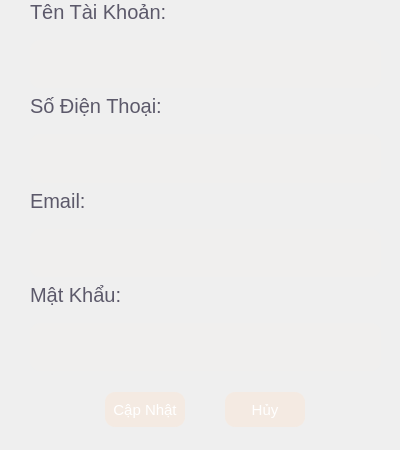
<?xml version="1.0" encoding="UTF-8"?>
<ui version="4.0">
 <class>UpdateProfile</class>
 <widget class="QDialog" name="UpdateProfile">
  <property name="geometry">
   <rect>
    <x>0</x>
    <y>0</y>
    <width>400</width>
    <height>450</height>
   </rect>
  </property>
  <property name="sizePolicy">
   <sizepolicy hsizetype="Fixed" vsizetype="Fixed">
    <horstretch>0</horstretch>
    <verstretch>0</verstretch>
   </sizepolicy>
  </property>
  <property name="minimumSize">
   <size>
    <width>350</width>
    <height>0</height>
   </size>
  </property>
  <property name="maximumSize">
   <size>
    <width>400</width>
    <height>450</height>
   </size>
  </property>
  <property name="windowTitle">
   <string>Dialog</string>
  </property>
  <property name="styleSheet">
   <string notr="true">background: none;</string>
  </property>
  <widget class="QWidget" name="MainData" native="true">
   <property name="geometry">
    <rect>
     <x>30</x>
     <y>0</y>
     <width>351</width>
     <height>371</height>
    </rect>
   </property>
   <property name="styleSheet">
    <string notr="true">QLineEdit{
background: rgba(251, 239, 220, 15);
border-radius: 15px;
color: rgb(80, 77, 89);
selection-background-color: rgba(245, 245, 245, 0);
selection-color:  rgb(80, 77, 89);
}

QLabel {
color: rgb(92, 89, 106);
}</string>
   </property>
   <layout class="QGridLayout" name="gridLayout">
    <property name="sizeConstraint">
     <enum>QLayout::SetDefaultConstraint</enum>
    </property>
    <item row="0" column="0">
     <widget class="QLabel" name="UserName">
      <property name="sizePolicy">
       <sizepolicy hsizetype="Fixed" vsizetype="Fixed">
        <horstretch>0</horstretch>
        <verstretch>0</verstretch>
       </sizepolicy>
      </property>
      <property name="font">
       <font>
        <pointsize>15</pointsize>
       </font>
      </property>
      <property name="text">
       <string>Tên Tài Khoản:</string>
      </property>
     </widget>
    </item>
    <item row="1" column="0">
     <widget class="QLineEdit" name="showUserName">
      <property name="sizePolicy">
       <sizepolicy hsizetype="Expanding" vsizetype="Expanding">
        <horstretch>0</horstretch>
        <verstretch>0</verstretch>
       </sizepolicy>
      </property>
      <property name="minimumSize">
       <size>
        <width>0</width>
        <height>15</height>
       </size>
      </property>
      <property name="font">
       <font>
        <pointsize>18</pointsize>
       </font>
      </property>
      <property name="cursor">
       <cursorShape>PointingHandCursor</cursorShape>
      </property>
      <property name="focusPolicy">
       <enum>Qt::ClickFocus</enum>
      </property>
      <property name="contextMenuPolicy">
       <enum>Qt::NoContextMenu</enum>
      </property>
      <property name="layoutDirection">
       <enum>Qt::LeftToRight</enum>
      </property>
      <property name="styleSheet">
       <string notr="true">QLineEdit {
height: 30px;
border-radius: 10px;
margin-top: 10px;
}</string>
      </property>
      <property name="text">
       <string/>
      </property>
      <property name="frame">
       <bool>false</bool>
      </property>
      <property name="alignment">
       <set>Qt::AlignCenter</set>
      </property>
     </widget>
    </item>
    <item row="2" column="0">
     <widget class="QLabel" name="PhoneNumber">
      <property name="sizePolicy">
       <sizepolicy hsizetype="Fixed" vsizetype="Fixed">
        <horstretch>0</horstretch>
        <verstretch>0</verstretch>
       </sizepolicy>
      </property>
      <property name="font">
       <font>
        <pointsize>15</pointsize>
       </font>
      </property>
      <property name="text">
       <string>Số Điện Thoại:</string>
      </property>
     </widget>
    </item>
    <item row="3" column="0">
     <widget class="QLineEdit" name="showPhoneNumber">
      <property name="sizePolicy">
       <sizepolicy hsizetype="Expanding" vsizetype="Expanding">
        <horstretch>0</horstretch>
        <verstretch>0</verstretch>
       </sizepolicy>
      </property>
      <property name="minimumSize">
       <size>
        <width>0</width>
        <height>15</height>
       </size>
      </property>
      <property name="font">
       <font>
        <pointsize>18</pointsize>
       </font>
      </property>
      <property name="cursor">
       <cursorShape>PointingHandCursor</cursorShape>
      </property>
      <property name="focusPolicy">
       <enum>Qt::ClickFocus</enum>
      </property>
      <property name="contextMenuPolicy">
       <enum>Qt::NoContextMenu</enum>
      </property>
      <property name="layoutDirection">
       <enum>Qt::LeftToRight</enum>
      </property>
      <property name="styleSheet">
       <string notr="true">QLineEdit {
height: 30px;
border-radius: 10px;
margin-top: 10px;
}</string>
      </property>
      <property name="frame">
       <bool>false</bool>
      </property>
      <property name="alignment">
       <set>Qt::AlignCenter</set>
      </property>
     </widget>
    </item>
    <item row="4" column="0">
     <widget class="QLabel" name="Email">
      <property name="sizePolicy">
       <sizepolicy hsizetype="Fixed" vsizetype="Fixed">
        <horstretch>0</horstretch>
        <verstretch>0</verstretch>
       </sizepolicy>
      </property>
      <property name="font">
       <font>
        <pointsize>15</pointsize>
       </font>
      </property>
      <property name="text">
       <string>Email:</string>
      </property>
     </widget>
    </item>
    <item row="5" column="0">
     <widget class="QLineEdit" name="showEmail">
      <property name="sizePolicy">
       <sizepolicy hsizetype="Expanding" vsizetype="Expanding">
        <horstretch>0</horstretch>
        <verstretch>0</verstretch>
       </sizepolicy>
      </property>
      <property name="minimumSize">
       <size>
        <width>0</width>
        <height>15</height>
       </size>
      </property>
      <property name="font">
       <font>
        <pointsize>18</pointsize>
       </font>
      </property>
      <property name="cursor">
       <cursorShape>PointingHandCursor</cursorShape>
      </property>
      <property name="focusPolicy">
       <enum>Qt::ClickFocus</enum>
      </property>
      <property name="contextMenuPolicy">
       <enum>Qt::NoContextMenu</enum>
      </property>
      <property name="layoutDirection">
       <enum>Qt::LeftToRight</enum>
      </property>
      <property name="styleSheet">
       <string notr="true">QLineEdit {
height: 30px;
border-radius: 10px;
margin-top: 10px;
}</string>
      </property>
      <property name="frame">
       <bool>false</bool>
      </property>
      <property name="alignment">
       <set>Qt::AlignCenter</set>
      </property>
     </widget>
    </item>
    <item row="6" column="0">
     <widget class="QLabel" name="Password">
      <property name="sizePolicy">
       <sizepolicy hsizetype="Fixed" vsizetype="Fixed">
        <horstretch>0</horstretch>
        <verstretch>0</verstretch>
       </sizepolicy>
      </property>
      <property name="font">
       <font>
        <pointsize>15</pointsize>
       </font>
      </property>
      <property name="text">
       <string>Mật Khẩu:</string>
      </property>
     </widget>
    </item>
    <item row="7" column="0">
     <widget class="QLineEdit" name="showPassword">
      <property name="sizePolicy">
       <sizepolicy hsizetype="Expanding" vsizetype="Expanding">
        <horstretch>0</horstretch>
        <verstretch>0</verstretch>
       </sizepolicy>
      </property>
      <property name="minimumSize">
       <size>
        <width>0</width>
        <height>15</height>
       </size>
      </property>
      <property name="font">
       <font>
        <pointsize>18</pointsize>
       </font>
      </property>
      <property name="cursor">
       <cursorShape>PointingHandCursor</cursorShape>
      </property>
      <property name="focusPolicy">
       <enum>Qt::ClickFocus</enum>
      </property>
      <property name="contextMenuPolicy">
       <enum>Qt::NoContextMenu</enum>
      </property>
      <property name="layoutDirection">
       <enum>Qt::LeftToRight</enum>
      </property>
      <property name="styleSheet">
       <string notr="true">QLineEdit {
height: 30px;
border-radius: 10px;
margin-top: 10px;
}</string>
      </property>
      <property name="text">
       <string/>
      </property>
      <property name="frame">
       <bool>false</bool>
      </property>
      <property name="alignment">
       <set>Qt::AlignCenter</set>
      </property>
     </widget>
    </item>
   </layout>
  </widget>
  <widget class="QWidget" name="Exit" native="true">
   <property name="geometry">
    <rect>
     <x>105</x>
     <y>380</y>
     <width>200</width>
     <height>60</height>
    </rect>
   </property>
   <property name="styleSheet">
    <string notr="true">QPushButton {
width: 80px;
height: 35px;
background: rgba(255, 224, 201, 83);
color:rgb(255, 255, 255);
border-radius: 10px;
font: 15px;
}

QPushButton::hover {
background:  rgba(255, 224, 201, 143);
}</string>
   </property>
   <layout class="QGridLayout" name="gridLayout_2">
    <item row="0" column="2">
     <widget class="QPushButton" name="cancelBtn">
      <property name="cursor">
       <cursorShape>PointingHandCursor</cursorShape>
      </property>
      <property name="text">
       <string>Hủy</string>
      </property>
     </widget>
    </item>
    <item row="0" column="0">
     <widget class="QPushButton" name="updateBtn">
      <property name="cursor">
       <cursorShape>PointingHandCursor</cursorShape>
      </property>
      <property name="focusPolicy">
       <enum>Qt::TabFocus</enum>
      </property>
      <property name="styleSheet">
       <string notr="true"/>
      </property>
      <property name="text">
       <string>Cập Nhật</string>
      </property>
     </widget>
    </item>
    <item row="0" column="1">
     <spacer name="horizontalSpacer">
      <property name="orientation">
       <enum>Qt::Horizontal</enum>
      </property>
      <property name="sizeHint" stdset="0">
       <size>
        <width>40</width>
        <height>20</height>
       </size>
      </property>
     </spacer>
    </item>
   </layout>
  </widget>
 </widget>
 <resources/>
 <connections/>
</ui>
